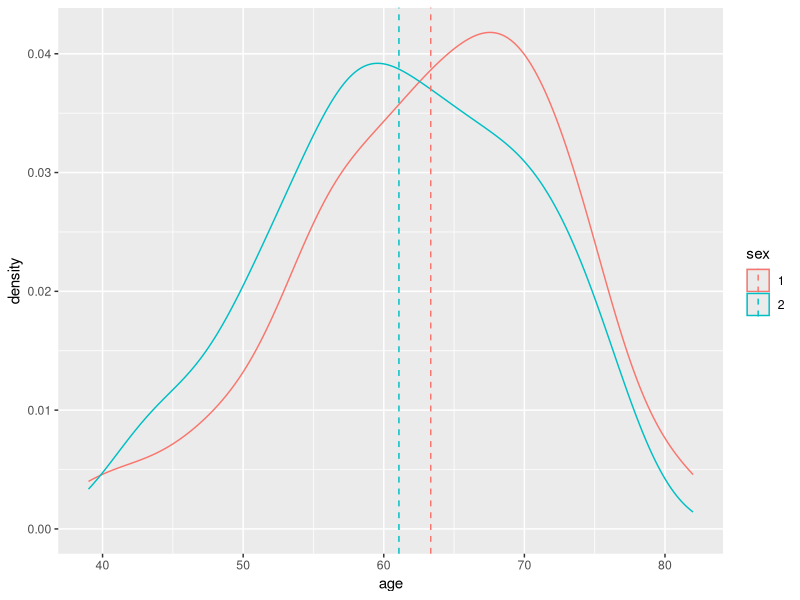
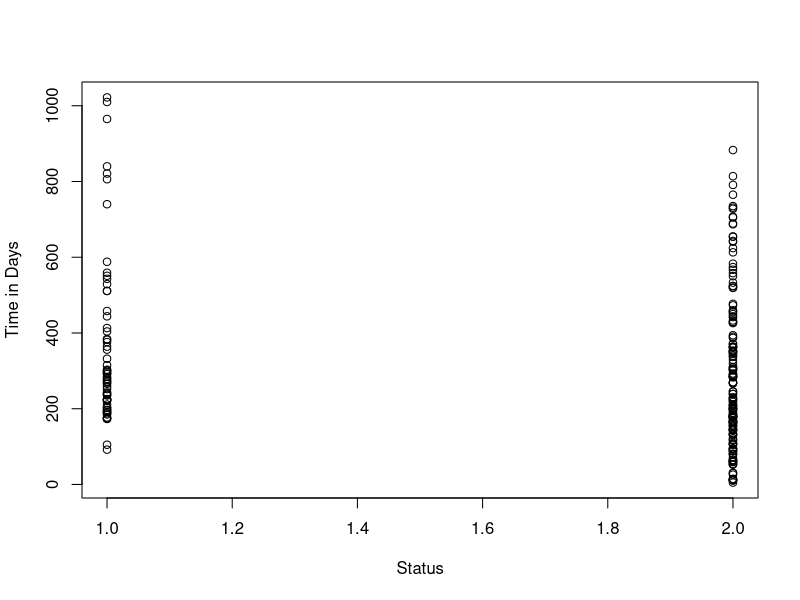
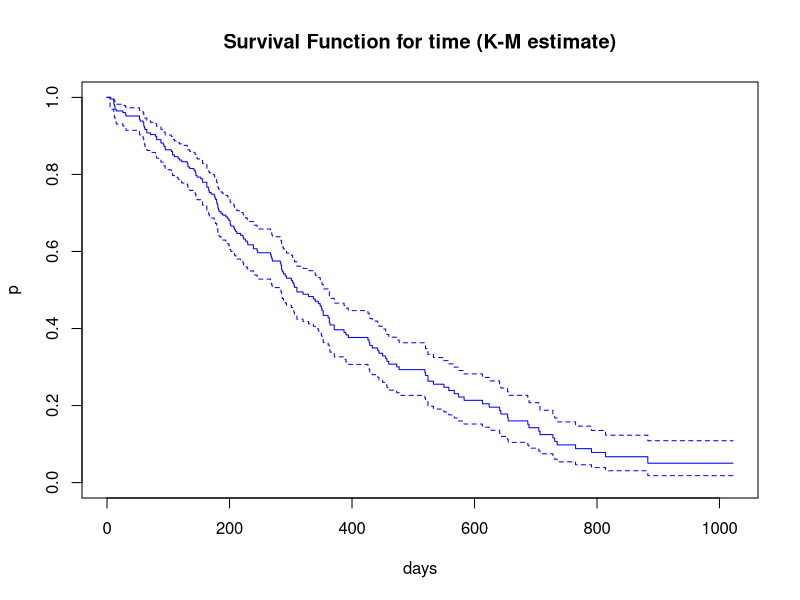
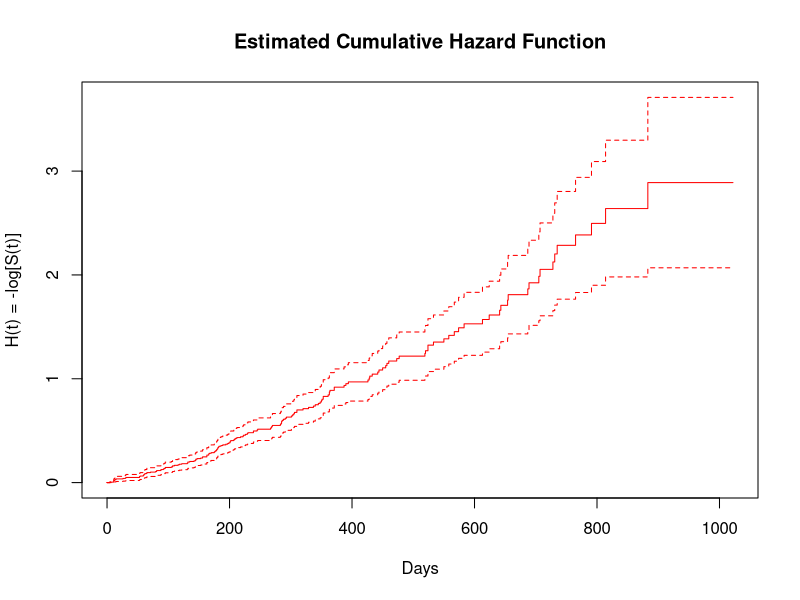
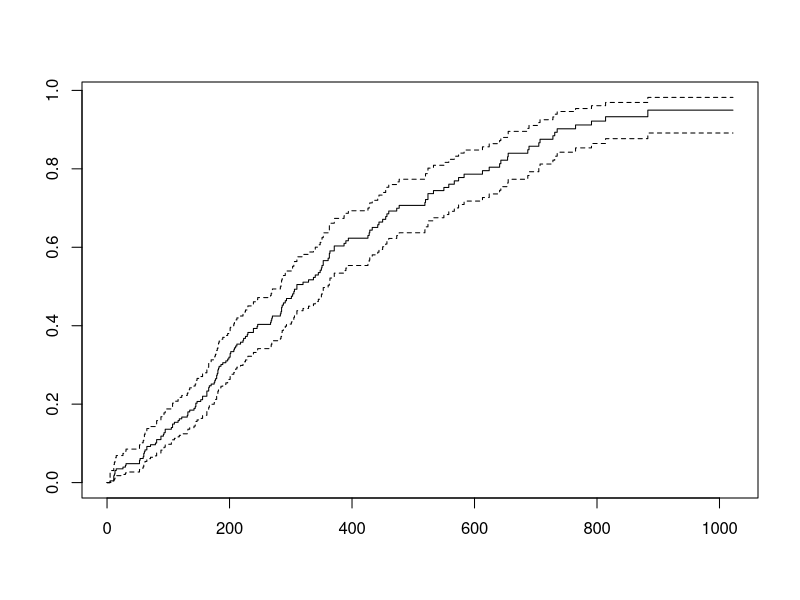
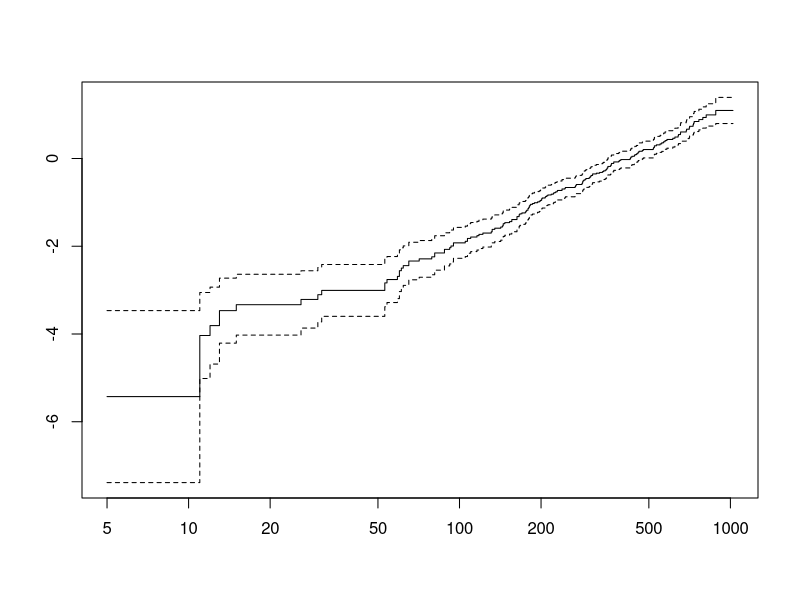
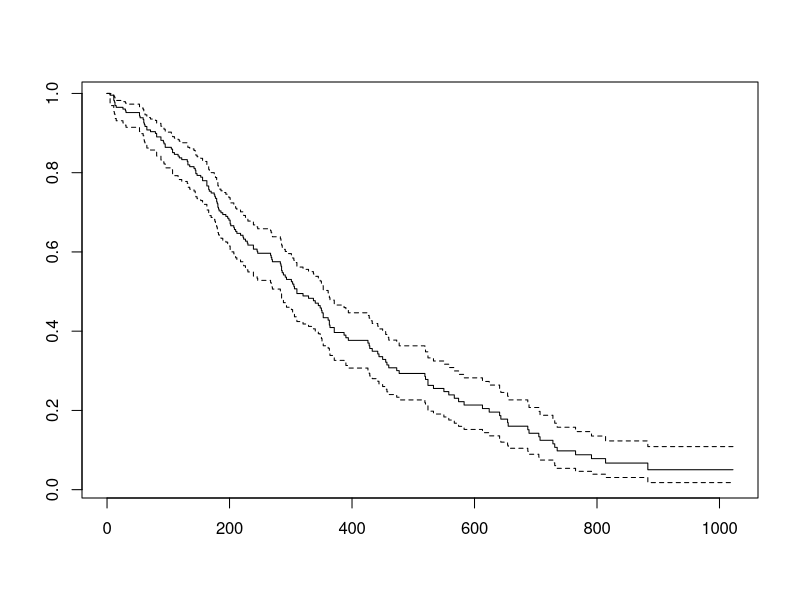
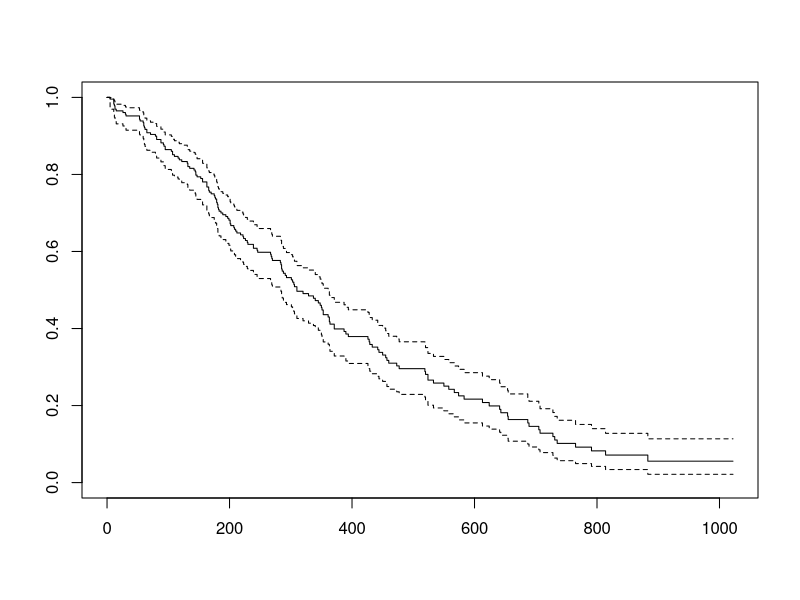

These figures' R source, in order:
## ---- chunk 1
knitr::opts_chunk$set(echo = TRUE)
## ---- chunk 2
#install.packages(c("survival", "survminer"))
## ---- chunk 3
library("survival")
library("survminer")
library(survival)
library(tidyverse)
library(dbplyr)
## ---- chunk 4
data("lung")
## ---- chunk 5
summary(lung)
## ---- chunk 6
str(lung)
## ---- chunk 7
cor(lung,use="pairwise.complete.obs")
## ---- chunk 8
data <- as.data.frame(lung)
data$sex <- as.factor(data$sex)
data$ph.ecog <- as.factor(data$ph.ecog)
## ---- chunk 9
table(data$sex)
## ---- chunk 10
table(data$ph.ecog)
## ---- chunk 11
library(plyr)
mu <- ddply(data, "sex", summarise, grp.mean=mean(age))
head(mu)
p<-ggplot(data, aes(x=age, color =sex)) +
  geom_density()+
  geom_vline(data=mu, aes(xintercept=grp.mean, color=sex),
             linetype="dashed")
p
detach(package:plyr)
## ---- chunk 12
plot(data$status,  data$time,          # plot the variables 
   xlab="Status",        # x−axis label 
   ylab="Time in Days",
  )              # y−axis label
## ---- chunk 13
data %>% group_by(status) %>% 
  summarise(n = n()) %>% 
  mutate(freq = n / sum(n))
## ---- chunk 14
sapply(data, function(x) sum(is.na(x)))
## ---- chunk 15
surv<-Surv(data$time,data$status)
## ---- chunk 16
fit_KM <- survfit(surv~1,type="kaplan-meier", conf.type="log-log")
## ---- chunk 17
plot(fit_KM, col = 'blue', main="Survival Function for time (K-M estimate)", xlab="days", ylab="p")
## ---- chunk 18
plot(fit_KM, fun="cumhaz",col = 'red',ylab = 'H(t) = -log[S(t)]',xlab = 'Days', main = 'Estimated Cumulative Hazard Function')
## ---- chunk 19
print(fit_KM,print.rmean=TRUE)
## ---- chunk 20
#cumulative events (f(y)=1-y)
plot(fit_KM, fun="event")

#log(-log(y))
plot(fit_KM, fun="cloglog")

#log of t
plot(fit_KM, fun="log")
## ---- chunk 21
fit_FH <- survfit(surv~1,type="fleming-harrington", conf.type="log-log")
plot(fit_FH)
## ---- chunk 22
print(fit_FH,print.rmean=TRUE)
## ---- chunk 23
plot(fit_FH, fun="cumhaz",col = 'blue')
## ---- chunk 24
hazard <- -log(fit_KM$surv) 

#Nelson-Aalen Estimate of H(t):
h <- fit_KM$n.event/fit_KM$n.risk
H <- cumsum(h) 

plot(H ~ fit_KM$time, main="Nelson-Aalen Estimates", xlab="Time (t)",ylab="Estimated Cum. Hazard Function", col = "red",type = "s")

## ---- chunk 25
plot(fit_KM, fun="cumhaz",col = 'red',ylab = 'Estimated Cumulative Hazard Function', xlab = 'Days', main = 'Comparisons of Different Non-paramatric Methods',conf.int = FALSE)

lines(fit_FH,fun="cumhaz",conf.int = FALSE, type = "s", lty = 2, col = "blue")
legend("topleft", c("Kaplan-Meier", "Nelson-Aalen"), lty = 1:2,
col = c("red", "blue"))

## ---- chunk 26
fit <- survfit(surv~sex,data=data)
plot(fit, col=c(2,4))
legend("topright",c("Male", "Female"),col=c(2,4),lty=1)
## ---- chunk 27
# Log-rank test
survdiff(surv ~ sex, data = data)
## ---- chunk 28
fit <- survfit(surv~ph.ecog,data=data)
plot(fit, col=c(1,2,3,4))
legend("topright",c("0","1","2","3"),col=c(1,2,3,4),lty=1)
# Log-rank test
survdiff(surv ~ ph.ecog, data = data)
## ---- chunk 29
fit <- survfit(surv~as.numeric(age>median(age)),data =data)
plot(fit, col=c(2,4))
legend("topright",c("Below Median", "Above Median"),col=c(2,4),lty=1)
# Log-rank test
survdiff(surv ~ as.numeric(age>median(age)), data = data)
## ---- chunk 30
# Weibull Regression Model
fit_weibull<-survreg(surv~1, dist="weibull")
# Log-Logistic Distribution
fit_loglogistic<-survreg(surv~1, dist="loglogistic")
fit_exp<-survreg(surv~1, dist="exponential")
fit_gauss<-survreg(surv~1, dist="gaussian")
fit_logistic<-survreg(surv~1, dist="logistic")
fit_lognormal<-survreg(surv~1, dist="lognormal")
summary(fit_exp)
summary(fit_weibull)
summary(fit_gauss)
summary(fit_logistic)
summary(fit_lognormal)
summary(fit_loglogistic)

fit_exp$loglik
fit_weibull$loglik
fit_logistic$loglik
fit_gauss$loglik
fit_logistic$loglik
fit_lognormal$loglik
## ---- chunk 31
fit.age <- coxph(surv ~ age, data = data,
             method='breslow', na.action = na.exclude)
fit.age
summary(fit.age)
## ---- chunk 32
fit.sex <- coxph((surv ~ sex), data = data,
             method='breslow', na.action = na.exclude)
fit.sex
summary(fit.sex)
## ---- chunk 33
fit.ph.ecog <- coxph((surv ~ ph.ecog), data = data,
             method='breslow', na.action = na.exclude)
fit.ph.ecog
summary(fit.ph.ecog)
## ---- chunk 34
covariates <- c("ph.karno", "wt.loss")
formulas <- sapply(covariates,
                        function(x) as.formula(paste('Surv(time, status)~', x)))
                        
univ_models <- lapply( formulas, function(x){coxph(x, data = data)})
# Each factor is assessed through one univariate Cox regression.
results <- lapply(univ_models,
                       function(x){ 
                          x <- summary(x)
                          p.value<-signif(x$wald["pvalue"], digits=3)
                          wald.test<-signif(x$wald["test"], digits=3)#p.value
                          beta<-signif(x$coef[1], digits=2);#coeficient beta
                          HR <-signif(x$coef[2], digits=2);#hazard ratio
                          HR.confint.lower <- signif(x$conf.int[,"lower .95"], 2)
                          HR.confint.upper <- signif(x$conf.int[,"upper .95"],2)
                          HR <- paste0(HR, " (", 
                                       HR.confint.lower, "-", HR.confint.upper, ")")
                          res<-c(beta, HR, wald.test, p.value)
                          names(res)<-c("beta", "HR (95% CI for HR)", "wald.test", 
                                        "p.value")
                          return(res)
                         })
as.data.frame(results, check.names = FALSE)

## ---- chunk 35
full <- coxph(Surv(time, status) ~ age + sex + ph.karno + ph.ecog + wt.loss , data = data)
summary(full)
## ---- chunk 36
fit <- coxph(surv ~ age + sex+ ph.ecog, data = data,
             method='breslow', na.action = na.exclude)
fit
summary(fit)
## ---- chunk 37
#get baseline survival
survfit(fit)
#The function survfit() estimates the survival proportion, by default at the mean values of covariates.

# Plot the baseline survival function
ggsurvplot(survfit(fit), palette = "#2E7DDF", data = data, xlab = "Days",
           ggtheme = theme_classic())
## ---- chunk 38
cox.zph(fit)
plot(cox.zph(fit))
## ---- chunk 39
res.mart <- residuals(fit, type = "martingale")
scatter.smooth(data$time,res.mart)
# Non-straight line indicates violation of proportional hazards assumption
plot(res.mart ~ data$sex, data = data,
     xlab = "Sex", ylab = "Martingale Residuals",
     main='Martingale Residuals vs. Sex', pch =16)


## ---- chunk 40
#cox-snell residuals
res.cox=data$status-res.mart
fit_cs=survfit(Surv(res.cox,data$status)~1)
Htilde=cumsum(fit_cs$n.event/fit_cs$n.risk)
plot(fit_cs$time,Htilde,type='s',col='blue')
abline(0,1,col='red',lty=2)

## ---- chunk 41

# Stratified on sex
fit.sex <- coxph(surv ~  strata(sex) + age + ph.ecog,  
                data = data, ties = 'breslow')
fit.sex

# Estimate the hazard ratio of the separate variables versus the reference only and construct the associated confidence interval based on the Cox regression model in male and female patients, separately. Test if these two hazard ratios are identical.
male <- subset(data,data$sex==1)
female <- subset(data,data$sex==2)
fit0 <- coxph(Surv(time,status) ~ age  + ph.ecog,
              data = male, ties = 'breslow', na.action = na.exclude)

fit1 <- coxph(Surv(time,status) ~  age + ph.ecog,
              data = female, ties = 'breslow', na.action = na.exclude)
              
Xsq <- -2*(fit.sex$loglik[2] - (fit0$loglik[2] + fit1$loglik[2]))
Xsq
1 - pchisq(Xsq, 2) 

qchisq(.95,2)
qchisq(.95,1)


# Stratified on ph.ecog
fit.ph.ecog <- coxph(surv ~  strata(sex) + age + ph.ecog,  
                data = data, ties = 'breslow')
fit.ph.ecog

ph0 <- subset(data,data$ph.ecog==0)
ph1 <- subset(data,data$ph.ecog==1)
ph2  <- subset(data,data$ph.ecog==2)
ph3 <- subset(data,data$ph.ecog==3); str(ph3)# only 1 person has level 3, so igonore it

fit0 <- coxph(Surv(time,status) ~ age  + sex,
              data = ph0, ties = 'breslow', na.action = na.exclude)
fit1 <- coxph(Surv(time,status) ~  age + sex,
              data = ph1, ties = 'breslow', na.action = na.exclude)
fit2 <- coxph(Surv(time,status) ~  age + sex,
              data = ph2, ties = 'breslow', na.action = na.exclude)

Xsq <- -2*(fit.ph.ecog$loglik[2] - (fit0$loglik[2] + fit1$loglik[2] + fit2$loglik[2]))
Xsq
1 - pchisq(Xsq, 2) 

qchisq(.95,2)
qchisq(.95,1)
## ---- chunk 42
base.haz <- basehaz(fit, centered = F)
t <- base.haz[ ,2]
s.est <- as.data.frame(cbind(exp(-base.haz[,1]), t))
colnames(s.est) = c("Survival Estimate","Time")
head(s.est) 
## ---- chunk 43
# Create the new data  
sex_df <- data.frame(row.names = NULL, check.rows = FALSE,
           check.names = TRUE, fix.empty.names = TRUE,
           stringsAsFactors = default.stringsAsFactors(),
                          'sex' = c(1,2), 
                          'age' = c(56,56),
                          'ph.ecog'=c(0,0)
                          )


sex_df$sex<- as.factor(sex_df$sex)
sex_df$ph.ecog<- as.factor(sex_df$ph.ecog)

sex <- survfit(fit, newdata = sex_df)
p <- ggsurvplot(sex, conf.int = TRUE,
           ggtheme = theme_minimal(), data = sex_df,
           legend.labs = c("Male","Female"),
)
print(p$plot)
